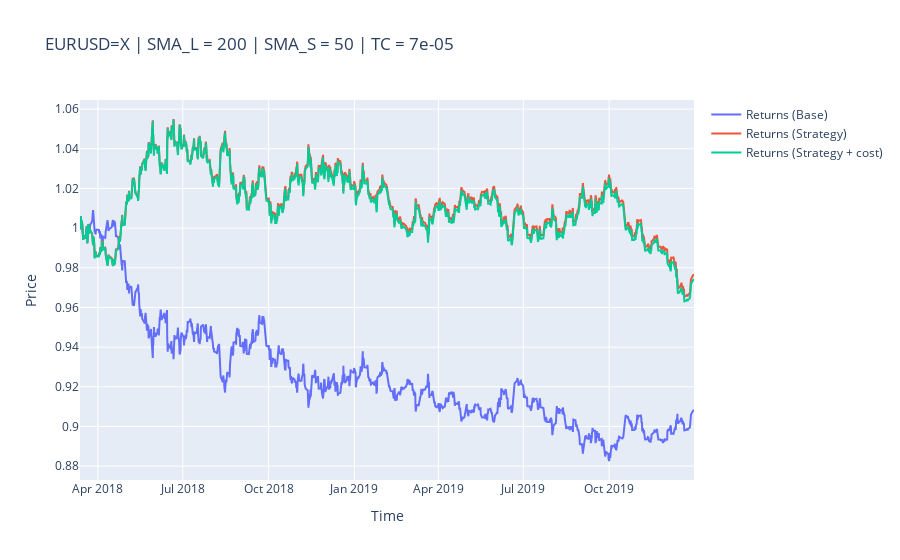

Here is the notebook cell this chart was saved with:
### Code cell
tester.plot_results()

### Figure 1 — Plotly figure (JSON) as saved in the notebook; plotly's stock layout.template omitted (floating-point values rounded to 4 significant figures; data arrays with more than 128 entries replaced by an {"elided": "..."} marker saying what was removed)
{"data": [{"name": "Returns (Base)", "type": "scatter", "x": {"elided": "1870 str values"}, "y": {"elided": "1870 float values"}}, {"name": "Returns (Strategy)", "type": "scatter", "x": {"elided": "1870 str values"}, "y": {"elided": "1870 float values"}}, {"name": "Returns (Strategy + cost)", "type": "scatter", "x": {"elided": "1870 str values"}, "y": {"elided": "1870 float values"}}], "layout": {"title": {"text": "EURUSD=X | SMA_L = 200 | SMA_S = 50 | TC = 7e-05"}, "xaxis": {"title": {"text": "Time"}}, "yaxis": {"title": {"text": "Price"}}}}
